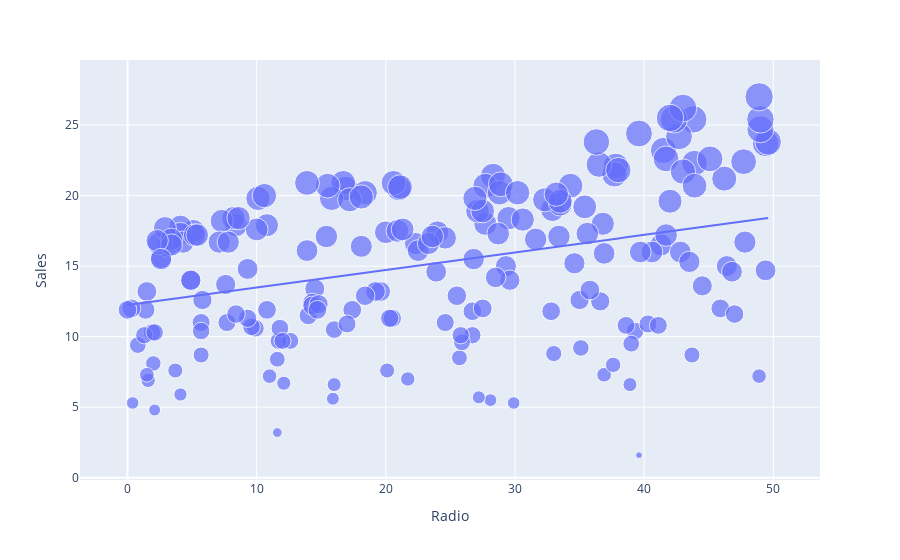

The notebook cell this image was saved under:
### Code cell
# Now let’s visualize the relationship between the amount spent on advertising on radio and units sold:
#figure = px.scatter(data_frame = data, x="Sales",
#                    y="Radio", size="Radio", trendline="ols")
figure = px.scatter(data_frame = data, x="Radio",
                    y="Sales", size="Sales", trendline="ols")
figure.show()

### Figure 1 — Plotly figure (JSON) as saved in the notebook; plotly's stock layout.template omitted (floating-point values rounded to 4 significant figures; data arrays with more than 128 entries replaced by an {"elided": "..."} marker saying what was removed)
{"data": [{"hovertemplate": "Radio=%{x}<br>Sales=%{marker.size}<extra></extra>", "legendgroup": "", "marker": {"color": "#636efa", "size": {"elided": "200 float values"}, "sizemode": "area", "sizeref": 0.0675, "symbol": "circle"}, "mode": "markers", "name": "", "orientation": "v", "showlegend": false, "type": "scatter", "x": {"elided": "200 float values"}, "xaxis": "x", "y": {"elided": "200 float values"}, "yaxis": "y"}, {"hovertemplate": "<b>OLS trendline</b><br>Sales = 0.124432 * Radio + 12.2357<br>R<sup>2</sup>=0.122242<br><br>Radio=%{x}<br>Sales=%{y} <b>(trend)</b><extra></extra>", "legendgroup": "", "marker": {"color": "#636efa", "symbol": "circle"}, "mode": "lines", "name": "", "showlegend": false, "type": "scatter", "x": {"elided": "200 float values"}, "xaxis": "x", "y": {"elided": "200 float values"}, "yaxis": "y"}], "layout": {"legend": {"itemsizing": "constant", "tracegroupgap": 0}, "margin": {"t": 60}, "xaxis": {"anchor": "y", "domain": [0, 1], "title": {"text": "Radio"}}, "yaxis": {"anchor": "x", "domain": [0, 1], "title": {"text": "Sales"}}}}
